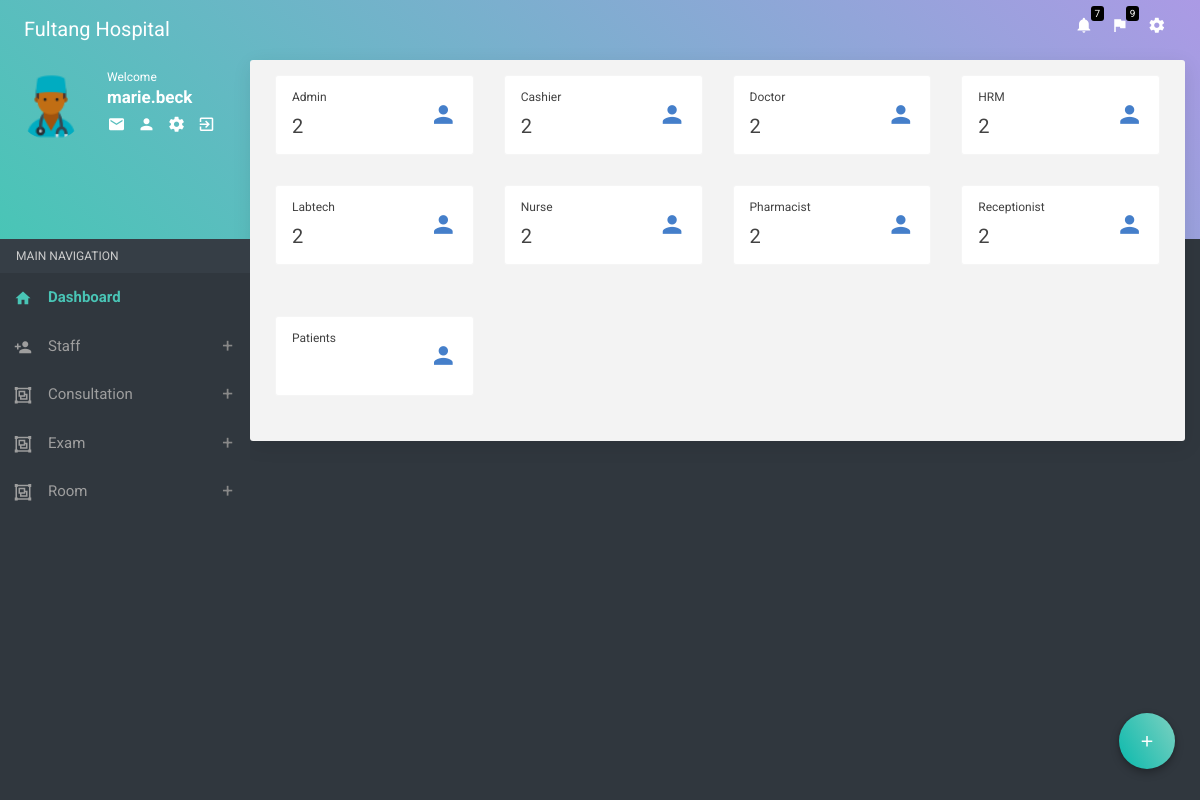
/dashboard/ (signed in), run on the app's committed database.
### authentication/models.py (models this page shows)
class User(AbstractUser):
    cniNumber = models.CharField(max_length=255, blank=True, default="")
    gender = models.CharField(max_length=50, choices=SEXE, default='Male', blank=True)
    phoneNumber = models.CharField(max_length=255, blank=True, default=" ")
    birthDate = models.DateField(blank=True, null=True, default="1982-01-01")
    address = models.CharField(max_length=255, blank=True, default="Yaounde - damas")
    userType = models.CharField(max_length=255, choices=USER_TYPE, default='Medical', null=False)

### polyclinic/models.py (models this page shows, shortened)
class MedicalStaff(User):
    role = models.CharField(max_length=20, choices=ROLES, default='NoRole')
    """
    groups = models.ManyToManyField(
        'auth.Group',
        related_name='medicalstaff_set',  # Nom unique pour la relation
        blank=True
    )
    user_permissions = models.ManyToManyField(
        'auth.Permission',
        related_name='medicalstaff_permissions_set',  # Nom unique pour la relation
        blank=True
    )
    """
    objects = CustomManager()

### polyclinic/views/dashboard.py (the view)
# urls.py: path('', index),
def index(request):
    staffs = MedicalStaff.objects.values('role').annotate(numbers = Count('id'))
    patients = Patient.objects.count()
    return render(request,'dashboard/index.html',{'list':staffs,'roles':roles,'patients':patients})

### polyclinic/templates/dashboard/index.html (shortened to what this page needs)
{% extends 'dashboard/base_dashboard.html' %}
{% load static %}
{% block content %}
<div class="row clearfix">
    {%for staff in list %}
    <div class="col-lg-3 col-md-3 col-sm-6">
        <div class="info-box-4 hover-zoom-effect">
            <div class="icon"> <i class="zmdi zmdi-account col-blue"></i> </div>
            <div class="content">
                <div class="text">{{staff.role}}</div>
                <div class="number">{{staff.numbers}}</div>
            </div>
        </div>
    </div>
    {%endfor%}
</div>
<br>
<div class="row clearfix">
    <div class="col-lg-3 col-md-3 col-sm-6">
        <div class="info-box-4 hover-zoom-effect">
            <div class="icon"> <i class="zmdi zmdi-account col-blue"></i> </div>
            <div class="content">
                <div class="text">Patients</div>
            </div>
        </div>
    </div>
</div>
{%endblock content%}

### polyclinic/templates/dashboard/base_dashboard.html (shortened to what this page needs)
<!DOCTYPE html>
{% load static %}
<html>
<head>
<link rel="stylesheet" href="{% static 'assets/plugins/bootstrap/css/bootstrap.min.css' %}"/>
<link rel="stylesheet" href="{% static 'assets/plugins/morrisjs/morris.css' %}"/>
<link rel="stylesheet" href="{% static 'assets/css/main.css' %}"/>
</head>
<body class="theme-cyan">
<ul id="f-menu" class="mfbc-br mfb-zoomin" data-mfb-toggle="hover">
    <li class="mfbc_wrap">
        <a href="javascript:void(0);" class="mfbcb-main g-bg-cyan">
            <i class="mfbcm-icon-resting zmdi zmdi-plus"></i>
        </a>
    </li>
</ul>
<nav class="navbar clearHeader">
    <div class="col-12">
        <div class="navbar-header"> <a href="javascript:void(0);" class="bars"></a> <a class="navbar-brand" href="index-2.html">Fultang Hospital</a> </div>
        <ul class="nav navbar-nav navbar-right">
            <li class="dropdown"> <a href="javascript:void(0);" class="dropdown-toggle" data-toggle="dropdown" role="button"><i class="zmdi zmdi-notifications"></i> <span class="label-count">7</span> </a>
            </li>
            <li class="dropdown"> <a href="javascript:void(0);" class="dropdown-toggle" data-toggle="dropdown" role="button"><i class="zmdi zmdi-flag"></i><span class="label-count">9</span> </a>
            </li>
            <li><a href="javascript:void(0);" class="js-right-sidebar" data-close="true"><i class="zmdi zmdi-settings"></i></a></li>
        </ul>
    </div>
</nav>
<section>
    <aside id="leftsidebar" class="sidebar">
        <div class="user-info">
            <div class="admin-image"> <img src="{% static 'assets/images/doctor.jpg' %}" alt=""> </div>
            <div class="admin-action-info"> <span>Welcome</span>
                <h3>{{user.username}}</h3>
                <ul>
                    <li><a href="mail-inbox.html" title="Go to Inbox"><i class="zmdi zmdi-email"></i></a></li>
                    <li><a href="profile.html" title="Go to Profile"><i class="zmdi zmdi-account"></i></a></li>
                    <li><a href="javascript:void(0);" class="js-right-sidebar" data-close="true"><i class="zmdi zmdi-settings"></i></a></li>
                    <li><a href="../" title="sign out" ><i class="zmdi zmdi-sign-in"></i></a></li>
                </ul>
            </div>
        </div>
        <div class="menu">
            <ul class="list">
                <li class="header">MAIN NAVIGATION</li>
                <li class="active open"><a href="/dashboard/"><i class="zmdi zmdi-home"></i><span>Dashboard</span></a></li>
                <li><a href="javascript:void(0);" class="menu-toggle"><i class="zmdi zmdi-account-add"></i><span>Staff</span> </a>
                <li><a href="javascript:void(0);" class="menu-toggle"><i class="zmdi zmdi-group"></i><span>Consultation</span> </a>
                <li><a href="javascript:void(0);" class="menu-toggle"><i class="zmdi zmdi-group"></i><span>Exam</span> </a>
                <li><a href="javascript:void(0);" class="menu-toggle"><i class="zmdi zmdi-group"></i><span>Room</span> </a>
            </ul>
        </div>
    </aside>
</section>
<section class="content home">
    <div class="container-fluid">
        {% block content %}
        {% endblock content %}
	</div>
</section>
</body>
</html>

### data on the page
User: username "marie.beck"
MedicalStaff: role "Doctor", numbers "2"

### other printed values
{{ staff.role }} "Admin" "Cashier" "HRM" "Labtech" "Nurse" "Pharmacist" "Receptionist"
{{ staff.numbers }} "2" "2" "2" "2" "2" "2" "2"
